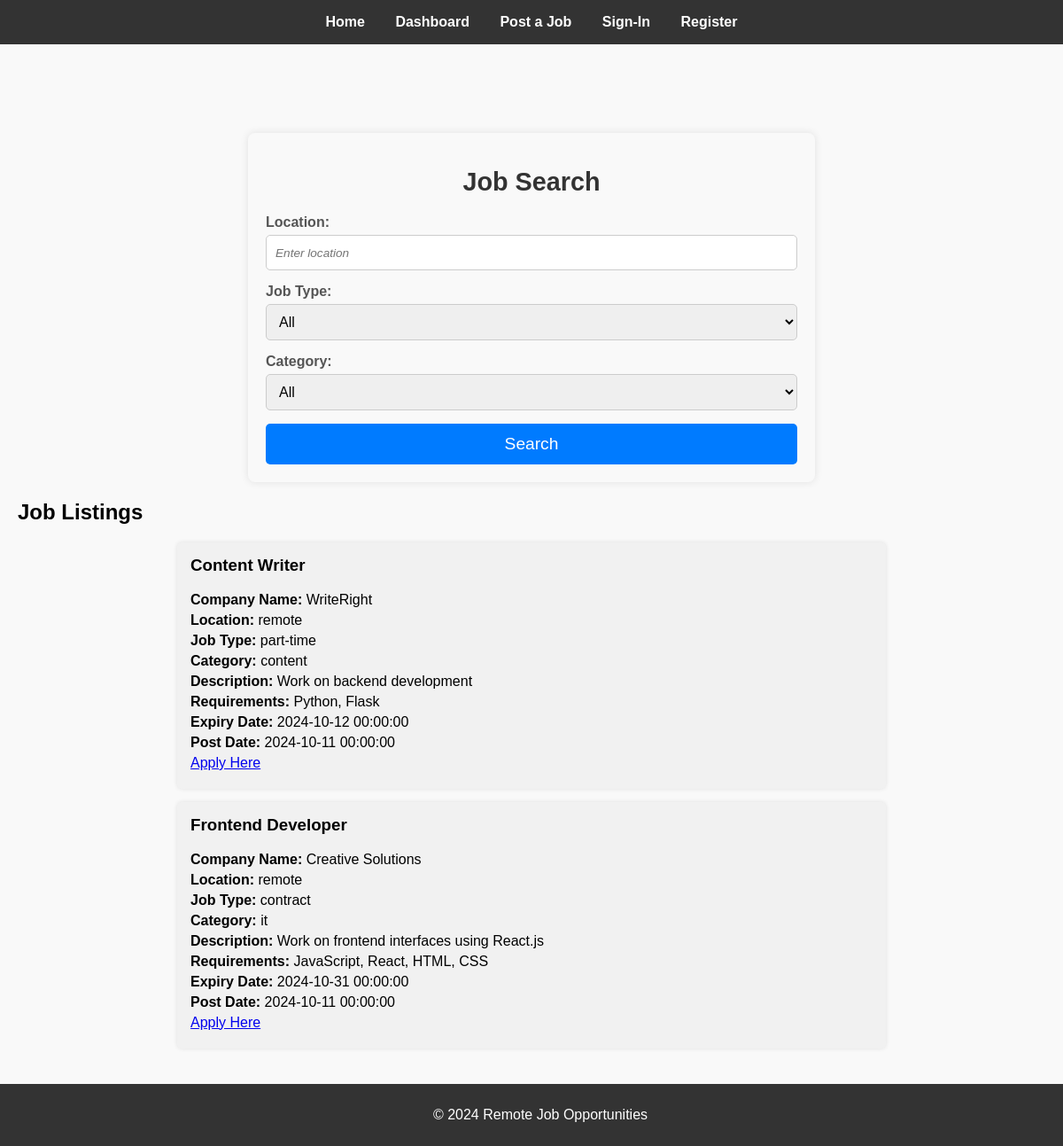
The page / on the database its author committed.
### app/jobs/models.py (models this page shows, shortened)
class Job(db.Model):
    __tablename__ = 'job'
    id = db.Column(db.Integer, primary_key = True)
    company_id = db.Column(db.Integer, db.ForeignKey('company.id'), nullable=True)
    job_title = db.Column(db.String(200), nullable=False)
    company_name = db.Column(db.String(100), nullable=False)
    location = db.Column(db.String(100), nullable=False)
    category = db.Column(db.Text, nullable=False)
    job_type = db.Column(db.String(100), nullable=False)
    description = db.Column(db.Text, nullable=False)
    requirements = db.Column(db.Text, nullable=False)
    post_date = db.Column(db.DateTime, default = datetime.datetime.now(datetime.UTC).date())
    expire_date = db.Column(db.DateTime, nullable=False)
    application_link = db.Column(db.String(100), nullable=False)
    company = db.relationship('Company', backref=db.backref('job', lazy=True))

### app/jobs/routes.py (the view)
@jobs_bp.route('/', strict_slashes=False, methods=['GET'])
def get_jobs():
    query = Job.query
    job_type = request.args.get('job_type')
    location = request.args.get('location')
    category = request.args.get('category')
    if job_type and job_type.lower() != "All":
        query = query.filter(Job.job_type == job_type)
    if location and location.lower() != "Anywhere":
        query = query.filter(Job.location == location)
    if category and category.lower() != "All":
        query = query.filter(Job.category == category)
    jobs = query.all() # returns a list instances of Job class
    return render_template('jobs_listing.html', jobs=jobs)

### app/templates/jobs_listing.html (shortened to what this page needs)
{% extends 'base.html' %}
{% block content %}
    <div class="job-search-form">
        <h1>Job Search</h1>
        <form action="{{ url_for('jobs_bp.get_jobs') }}" method="get">
            <div class="form-group">
                <label for="location">Location:</label>
                <input type="text" id="location" name="location" placeholder="Enter location">
            </div>
            <div class="form-group">
                <label for="job_type">Job Type:</label>
                <select id="job_type" name="job_type">
                    <option value="">All</option>
                </select>
            </div>
            <div class="form-group">
                <label for="category">Category:</label>
                <select id="category" name="category">
                    <option value="">All</option>
                </select>
            </div>
            <button type="submit" class="btn">Search</button>
        </form>
    </div>
    <h2>Job Listings</h2>
    <ul class="job-listing">
        {% for job in jobs %}
            <li class="job-item">
                <h3>{{ job.job_title }}</h3>
                <p><strong>Company Name:</strong> {{ job.company_name }}</p>
                <p><strong>Location:</strong> {{ job.location }}</p>
                <p><strong>Job Type:</strong> {{ job.job_type }}</p>
                <p><strong>Category:</strong> {{ job.category }}</p>
                <p><strong>Description:</strong> {{ job.description }}</p>
                <p><strong>Requirements:</strong> {{ job.requirements }}</p>
                <p><strong>Expiry Date:</strong> {{ job.expire_date }}</p>
                <p><strong>Post Date:</strong> {{ job.post_date }}</p>
                <p><a href="{{ job.application_link }}" target="_blank">Apply Here</a></p>
            </li>
        {% else %}
            <p>No job listings found matching your criteria.</p>
        {% endfor %}
    </ul>
{% endblock %}

### app/templates/base.html (shortened to what this page needs)
<!DOCTYPE html>
<html lang="en">
<head>
    <link rel="stylesheet" href="{{ url_for('static', filename='css/base.css') }}">
    <link rel="stylesheet" href="{{ url_for('static', filename='css/job_post.css') }}">
    <link rel="stylesheet" href="{{ url_for('static', filename='css/job_listing.css') }}">
    <link rel="stylesheet" href="{{ url_for('static', filename='css/dashboard.css') }}">
    <link rel="stylesheet" href="{{ url_for('static', filename='css/login.css') }}">
    <link rel="stylesheet" href="{{ url_for('static', filename='css/register.css') }}">
</head>
<body>
    <header>
        <nav>
            <a href="{{ url_for('jobs_bp.get_jobs') }}">Home</a>
            <a href="{{ url_for('user_bp.company_dashboard') }}">Dashboard</a>
            <a href="{{ url_for('jobs_bp.post_jobs') }}">Post a Job</a>
            {% if 'company_id' in session%}
                <a href="{{ url_for('user_bp.logout') }}">Sign-Out</a>
            {% else %}
                <a href="{{ url_for('user_bp.company_login') }}">Sign-In</a>
                <a href="{{ url_for('user_bp.company_register') }}">Register</a>
            {% endif %}
        </nav>
    </header>
     <div class="flashes">
    </div>
    <div class="container">
        {% block content %}{% endblock %}
    </div>
    <footer>
        <p>&copy; 2024 Remote Job Opportunities</p>
    </footer>
</body>
</html>

### app/static/css/base.css (style rules this page uses)
html, body { height: 100%; }
body { font-family: Arial, sans-serif; margin: 0; padding: 0; background-color: #f9f9f9; display: flex; flex-direction: column; }
header { background-color: #333; padding: 1rem; text-align: center; }
header nav a { color: white; margin: 0 15px; text-decoration: none; font-weight: bold; }
.container { padding: 20px; flex: 1; }
footer { text-align: center; padding: 10px; background-color: #333; color: white; width: 100%; }
button { padding: 10px 20px; background-color: #007BFF; border: none; color: white; cursor: pointer; }
.flashes { margin: 20px; padding: 10px; }
::placeholder { font-style: italic; font-size: 0.85em; }

### app/static/css/job_post.css (style rules this page uses)
.form-group { margin-bottom: 15px; }
.form-group label { display: block; margin-bottom: 5px; font-weight: bold; color: #555; }
.form-group input[type="text"], .form-group input[type="date"], .form-group input[type="url"], .form-group textarea { width: 100%; padding: 10px; border: 1px solid #ccc; border-radius: 5px; font-size: 1em; }
.btn { display: inline-block; width: 100%; padding: 12px 0; background-color: #007bff; color: white; border: none; border-radius: 5px; font-size: 1.2em; cursor: pointer; transition: background-color 0.3s ease; }

### app/static/css/job_listing.css (style rules this page uses)
.job-search-form { max-width: 600px; margin: 20px auto; padding: 20px; background-color: #f9f9f9; border-radius: 8px; box-shadow: 0 0 10px rgba(0, 0, 0, 0.1); }
.job-search-form h1 { text-align: center; color: #333; margin-bottom: 20px; font-size: 1.8em; }
.job-search-form .form-group { margin-bottom: 15px; }
.job-search-form .form-group label { display: block; margin-bottom: 5px; font-weight: bold; color: #555; }
.job-search-form .form-group input[type="text"], .job-search-form .form-group select { width: 100%; padding: 10px; border: 1px solid #ccc; border-radius: 5px; font-size: 1em; }
.job-listing { max-width: 800px; margin: 20px auto; list-style-type: none; padding: 0; }
.job-listing .job-item { padding: 15px; margin-bottom: 15px; background-color: #f1f1f1; border-radius: 5px; box-shadow: 0 0 5px rgba(0, 0, 0, 0.1); }
.job-listing .job-item h3 { margin-top: 0; }
.job-listing .job-item p { margin: 5px 0; }
.btn { display: inline-block; width: 100%; padding: 12px 0; background-color: #007bff; color: white; border: none; border-radius: 5px; font-size: 1.2em; cursor: pointer; transition: background-color 0.3s ease; }

### app/static/css/login.css (style rules this page uses)
.form-group { margin-bottom: 15px; }
.form-group label { display: block; font-weight: bold; margin-bottom: 5px; }
.form-group input { width: 100%; padding: 10px; border: 1px solid #ccc; border-radius: 5px; box-sizing: border-box; }
button { width: 100%; padding: 10px; background-color: #007bff; color: white; border: none; border-radius: 5px; cursor: pointer; }

### app/static/css/register.css (style rules this page uses)
.form-group { margin-bottom: 15px; }
.form-group label { display: block; font-weight: bold; margin-bottom: 5px; }
.form-group input { width: 100%; padding: 10px; border: 1px solid #ccc; border-radius: 5px; box-sizing: border-box; }
button { width: 100%; padding: 10px; background-color: #007bff; color: white; border: none; border-radius: 5px; cursor: pointer; }

### rows shown on the page
Job: job_title "Content Writer", company_name "WriteRight", location "remote", job_type "part-time", category "content", description "Work on backend development", requirements "Python, Flask", expire_date "2024-10-12 00:00:00", post_date "2024-10-11 00:00:00"
Job: job_title "Frontend Developer", company_name "Creative Solutions", location "remote", job_type "contract", category "it", description "Work on frontend interfaces using React.js", requirements "JavaScript, React, HTML, CSS", expire_date "2024-10-31 00:00:00", post_date "2024-10-11 00:00:00"
